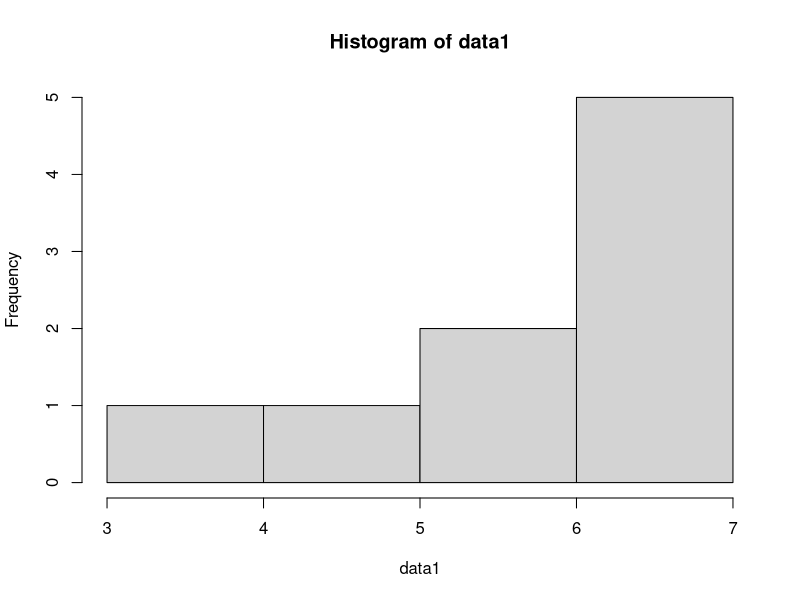
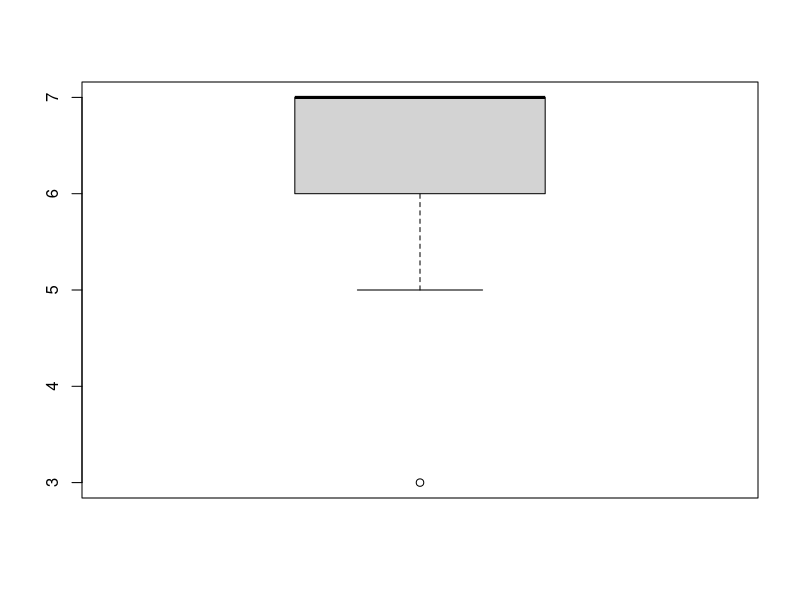
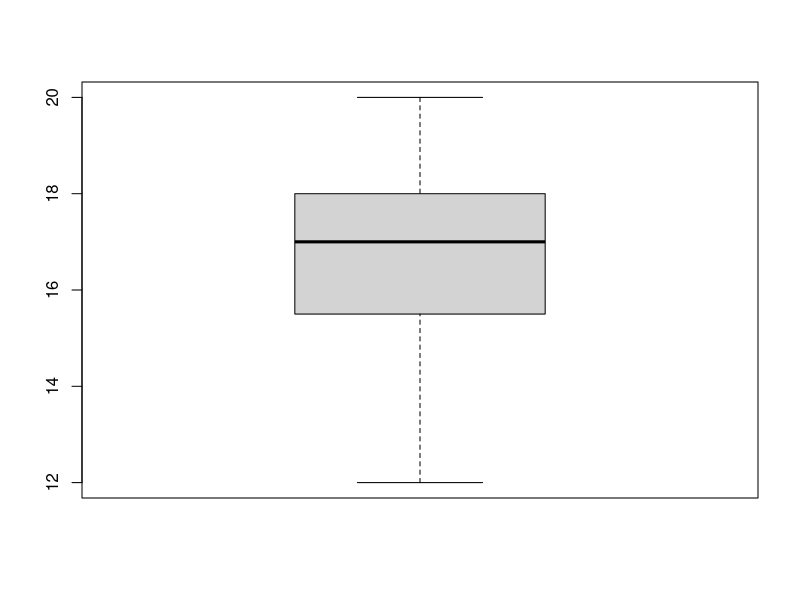
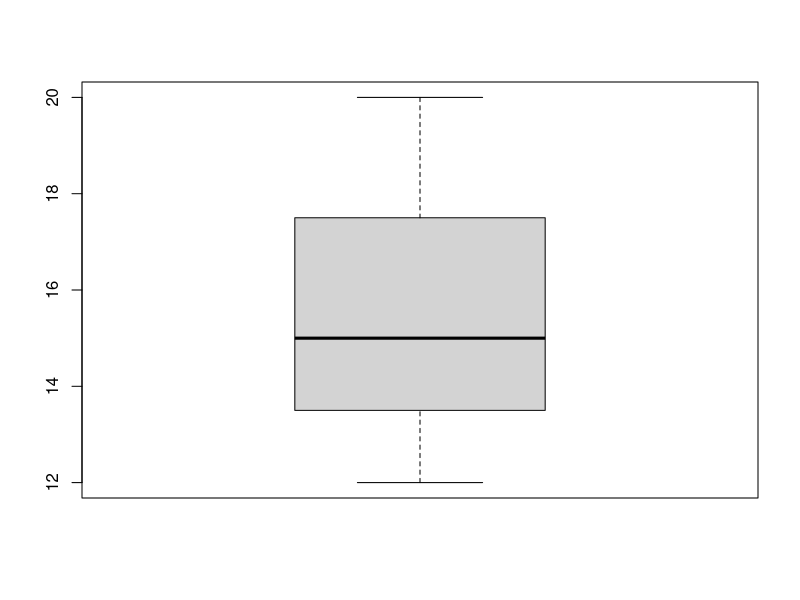

The R script that drew these images, in order:
library(tidyverse)

confidance_interval <- function(data)
{
  n <- length(data)  # Sample size
  mean_val <- mean(data)  # Sample mean
  std_dev <- sd(data)  # Sample standard deviation
  
  confidence_level <- 0.95
  df <- n - 1  # Degrees of freedom
  t_value <- qt((1 + confidence_level) / 2, df)  # Critical t-value
  
  
  margin_of_error <- t_value * (std_dev / sqrt(n))  # Margin of error
  lower_bound <- mean_val - margin_of_error  # Lower bound of the interval
  upper_bound <- mean_val + margin_of_error  # Upper bound of the interval
  
  cat("Confidence Interval: [", lower_bound, ",", upper_bound, "]\n")
  
}



data1 <- c(5, 6, 7, 6, 7, 7, 7, 7, 3)
confidance_interval(data1)
hist(data1)
boxplot(data1)


data1 <- c(15, 12, 20 , 17, 18, 18, 15, 16, 19, 18, 17)
confidance_interval(data1)
boxplot(data1)

data1 <- c(15, 12, 20)
confidance_interval(data1)
boxplot(data1)




